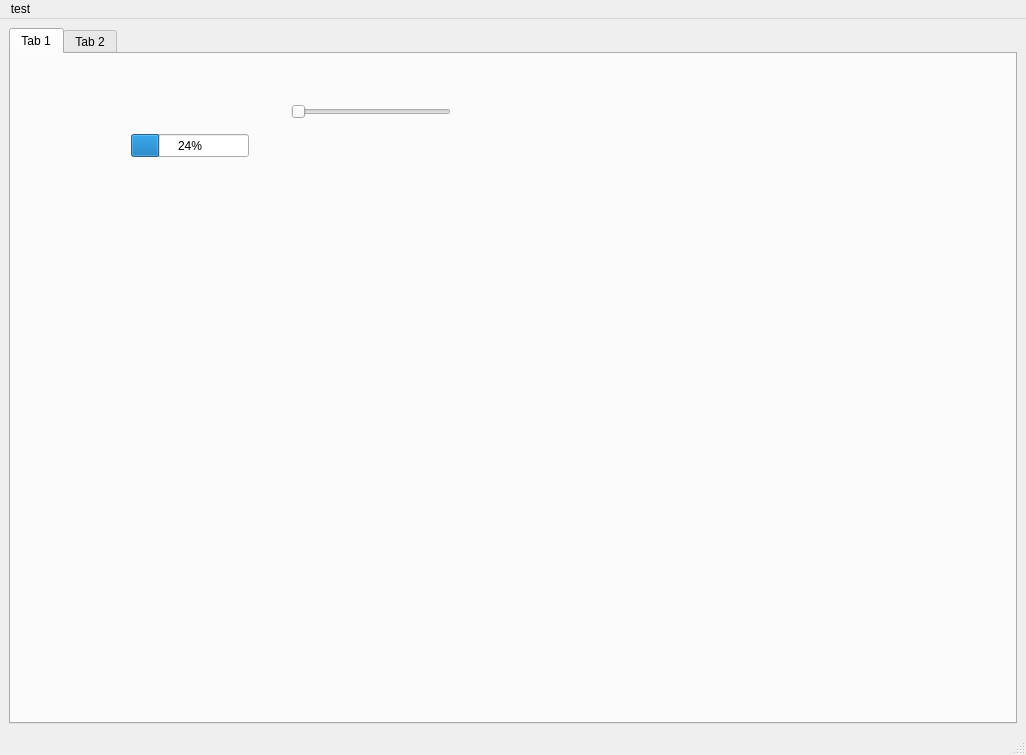
<?xml version="1.0" encoding="UTF-8"?>
<ui version="4.0">
 <class>MainWindow</class>
 <widget class="QMainWindow" name="MainWindow">
  <property name="geometry">
   <rect>
    <x>0</x>
    <y>0</y>
    <width>1026</width>
    <height>755</height>
   </rect>
  </property>
  <property name="cursor">
   <cursorShape>ArrowCursor</cursorShape>
  </property>
  <property name="windowTitle">
   <string>MainWindow</string>
  </property>
  <widget class="QWidget" name="centralwidget">
   <layout class="QHBoxLayout" name="horizontalLayout">
    <item>
     <widget class="QTabWidget" name="tabWidget">
      <widget class="QWidget" name="tab_1">
       <attribute name="title">
        <string>Tab 1</string>
       </attribute>
       <widget class="QSlider" name="horizontalSlider">
        <property name="geometry">
         <rect>
          <x>280</x>
          <y>50</y>
          <width>160</width>
          <height>16</height>
         </rect>
        </property>
        <property name="orientation">
         <enum>Qt::Horizontal</enum>
        </property>
       </widget>
       <widget class="QProgressBar" name="progressBar">
        <property name="geometry">
         <rect>
          <x>120</x>
          <y>80</y>
          <width>118</width>
          <height>23</height>
         </rect>
        </property>
        <property name="cursor">
         <cursorShape>BusyCursor</cursorShape>
        </property>
        <property name="mouseTracking">
         <bool>false</bool>
        </property>
        <property name="acceptDrops">
         <bool>false</bool>
        </property>
        <property name="autoFillBackground">
         <bool>false</bool>
        </property>
        <property name="value">
         <number>24</number>
        </property>
        <property name="invertedAppearance">
         <bool>false</bool>
        </property>
       </widget>
      </widget>
      <widget class="QWidget" name="tab_2">
       <attribute name="title">
        <string>Tab 2</string>
       </attribute>
      </widget>
     </widget>
    </item>
   </layout>
  </widget>
  <widget class="QMenuBar" name="menubar">
   <property name="geometry">
    <rect>
     <x>0</x>
     <y>0</y>
     <width>1026</width>
     <height>20</height>
    </rect>
   </property>
   <widget class="QMenu" name="menuTest">
    <property name="title">
     <string>test</string>
    </property>
    <addaction name="separator"/>
    <addaction name="actionNew_Window"/>
   </widget>
   <addaction name="menuTest"/>
  </widget>
  <widget class="QStatusBar" name="statusbar"/>
  <action name="actionNew_Window">
   <property name="text">
    <string>New Window</string>
   </property>
  </action>
 </widget>
 <resources/>
 <connections/>
</ui>
